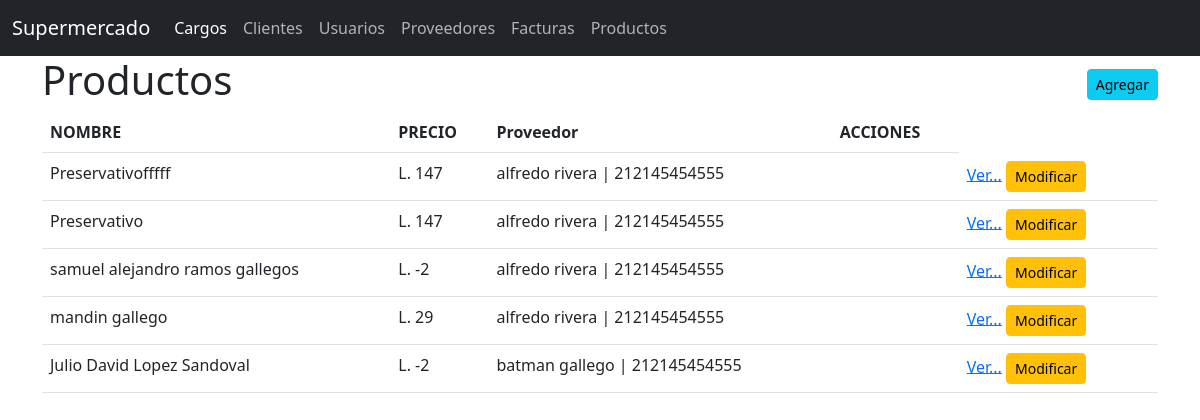
The app's page /inventario/productos/ with its own data.
### Inventario/models.py (models this page shows, shortened)
class Producto(models.Model):
    uuid =  models.UUIDField(primary_key=True, unique=True, default=uuid4, verbose_name="UUID")
    name =  models.CharField(max_length=200, verbose_name="Nombre")
    price =  models.IntegerField(verbose_name="Precio")
    provider =  models.ForeignKey(Proveedor, on_delete=models.CASCADE, verbose_name="Proveedor")
    status =  models.BooleanField(default=True, verbose_name='Estado', help_text='Seleccione el estado del proveedor')
    createdAt =  models.DateTimeField(auto_now_add=True)
    updatedAt =  models.DateTimeField(auto_now=True)

class Proveedor(models.Model):
    uuid =  models.UUIDField(primary_key=True, unique=True, default=uuid4, verbose_name='UUID')
    rtn =  models.CharField(max_length=14, verbose_name='RTN', help_text='Ingrese el RTN del proveedor')
    name =  models.CharField(max_length=150, verbose_name='Nombre', help_text='Ingrese el nombre del proveedor')
    city =  models.CharField(max_length=4, choices=CITIES, verbose_name='Ciudad', help_text='Seleccione la ciudad del proveedor')
    address =  models.CharField(max_length=255, verbose_name='Direccion', help_text='Ingrese la direccion del proveedor')
    email  =  models.CharField(max_length=70, verbose_name='Correo Electrónico', help_text='Ingrese el correo electronico del proveedor')
    phone =  models.CharField(max_length=8, verbose_name='Telefono', help_text='Ingrese el correo del proveedor')
    status =  models.BooleanField(default=True, verbose_name='Estado', help_text='Seleccione el estado del proveedor')
    createdAt =  models.DateTimeField(auto_now_add=True)
    updatedAt =  models.DateTimeField(auto_now=True)
    def __str__(self) -> str:
        return f"{self.name} | {self.rtn}"

### Inventario/views.py (the view)
# urls.py: path('productos/', ListarProductos.as_view(), name='listar_productos'),
class ListarProductos(View):
    def get(self, request):
        productos =  Producto.objects.all()
        return render(request, "productos/listar_productos.html", {"productos":productos})

### Inventario/templates/productos/listar_productos.html (shortened to what this page needs)
{% extends "base.html" %}
{% block body %}
<div class="d-flex justify-content-between align-items-center">
    <h1>Productos</h1>
    <a class="btn btn-info btn-sm " href="{% url 'agregar_productos' %}">Agregar</a>
</div>
    <table class="table">
        <tr>
            <th>NOMBRE</th>
            <th>PRECIO</th>
            <th>Proveedor</th>
            <th>ACCIONES</th>
        </tr>
        {% for producto in productos %}
            <tr>
                <td>{{producto.name}}</td>
                <td>L. {{producto.price}}</td>
                <td>{{producto.provider}}</td>
               <td>
                </div>
               </td>
                <td><a href="{% url 'obtener_producto_por_uuid' producto.uuid %}">Ver...</a>
                <a href="{% url 'actualizar_productos' producto.uuid  %}" class="btn btn-warning btn-sm">Modificar</a>
            <td>
            </td>
             </td>
         </tr>
        {% endfor %}
{% endblock %}

### records on screen
Producto: name "Preservativofffff", price "147", provider "alfredo rivera | 212145454555"
Producto: name "Preservativo", price "147", provider "alfredo rivera | 212145454555"
Producto: name "samuel alejandro ramos gallegos", price "-2", provider "alfredo rivera | 212145454555"
Producto: name "mandin gallego", price "29", provider "alfredo rivera | 212145454555"
Producto: name "Julio David Lopez Sandoval", price "-2", provider "batman gallego | 212145454555"
